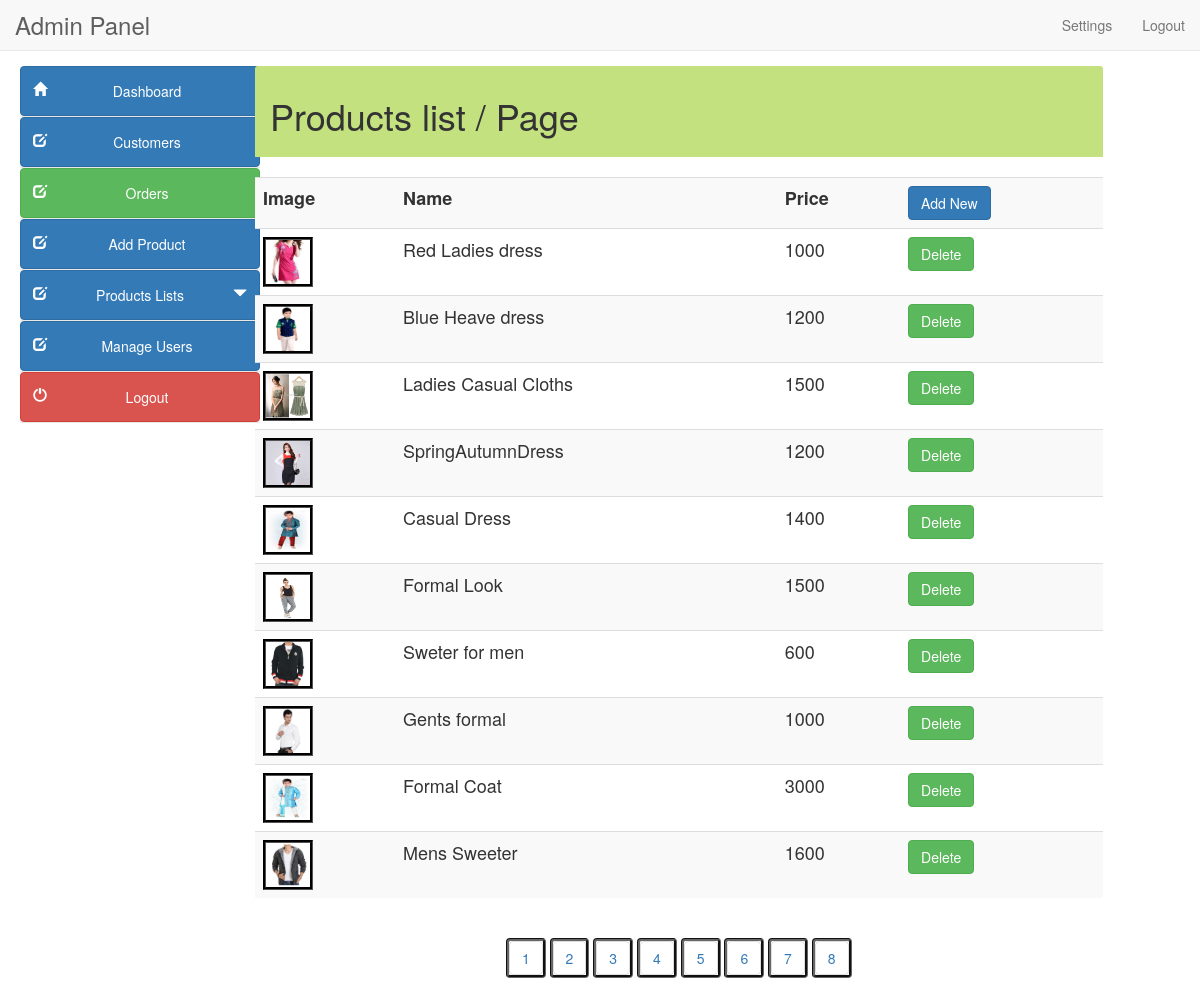
/admin/clothes_list.php, run on the app's committed database.
### tables this page shows
CREATE TABLE `products` (
  `product_id` int(100) NOT NULL,
  `product_cat` int(100) NOT NULL,
  `product_brand` int(100) NOT NULL,
  `product_title` varchar(255) NOT NULL,
  `product_price` int(100) NOT NULL,
  `product_desc` text NOT NULL,
  `product_image` text NOT NULL,
  `product_keywords` text NOT NULL
);

### admin/clothes_list.php (the view, shortened to what this page needs)
<?php
$page=$_GET['page'];
if($page=="" || $page=="1")
{
$page1=0;
}
else
{
$page1=($page*10)-10;
}
?>
<!DOCTYPE html>
<html lang="en">
<head>
<link href="style/css/bootstrap.min.css" rel="stylesheet">
<link href="style/css/k.css" rel="stylesheet">
</head>
<body>
  <?php include("include/header.php");?>
   	<div class="container-fluid main-container">
	<?php include("include/side_bar.php");?>
    <div class="col-md-9 content" style="margin-left:10px">
    <div class="panel-heading" style="background-color:#c4e17f">
	<h1>Products list / Page <?php echo $page;?> </h1></div><br>
<div class='table-responsive'>
<div style="overflow-x:scroll;">
<table class="table  table-hover table-striped" style="font-size:18px">
<tr><th>Image</th><th>Name</th><th>Price</th><th>
	<a class=" btn btn-primary" href="add_product.php">Add New</a></th></tr>
<?php
$result=mysqli_query($con,"select product_id,product_image, product_title,product_price from products  where  product_cat=2 or product_cat=3 or product_cat=4 Limit $page1,10")or die ("query 1 incorrect.....");
while(list($product_id,$image,$product_name,$price)=mysqli_fetch_array($result))
{
echo "<tr><td><img src='../product_images/$image' style='width:50px; height:50px; border:groove #000'></td><td>$product_name</td>
<td>$price</td>
<td>
<a class=' btn btn-success' href='clothes_list.php?product_id=$product_id&action=delete'>Delete</a>
</td></tr>";
}
?>
</table>
</div></div>
<nav align="center">
<?php
$paging=mysqli_query($con,"select product_id,product_image, product_title,product_price from products");
$count=mysqli_num_rows($paging);
$a=$count/10;
$a=ceil($a);
echo "<bt>";echo "<bt>";
for($b=1; $b<=$a;$b++)
{
?>
<ul class="pagination" style="border:groove #666">
<li><a class="label-info" href="clothes_list.php?page=<?php echo $b;?>"><?php echo $b." ";?></a></li></ul>
<?php
}
?>
</nav>
</div></div>
</body>
</html>

### admin/style/css/k.css (style rules this page uses)
.main-container { background: #FFF; padding-top: 15px; margin-top: -20px; }

### data on the page
products: product_image (picture), product_title "Red Ladies dress", product_price "1000"
products: product_image (picture), product_title "Blue Heave dress", product_price "1200"
products: product_image (picture), product_title "Ladies Casual Cloths", product_price "1500"
products: product_image (picture), product_title "SpringAutumnDress", product_price "1200"
products: product_image (picture), product_title "Casual Dress", product_price "1400"
products: product_image (picture), product_title "Formal Look", product_price "1500"
products: product_image (picture), product_title "Sweter for men", product_price "600"
products: product_image (picture), product_title "Gents formal", product_price "1000"
products: product_image (picture), product_title "Formal Coat", product_price "3000"
products: product_image (picture), product_title "Mens Sweeter", product_price "1600"
